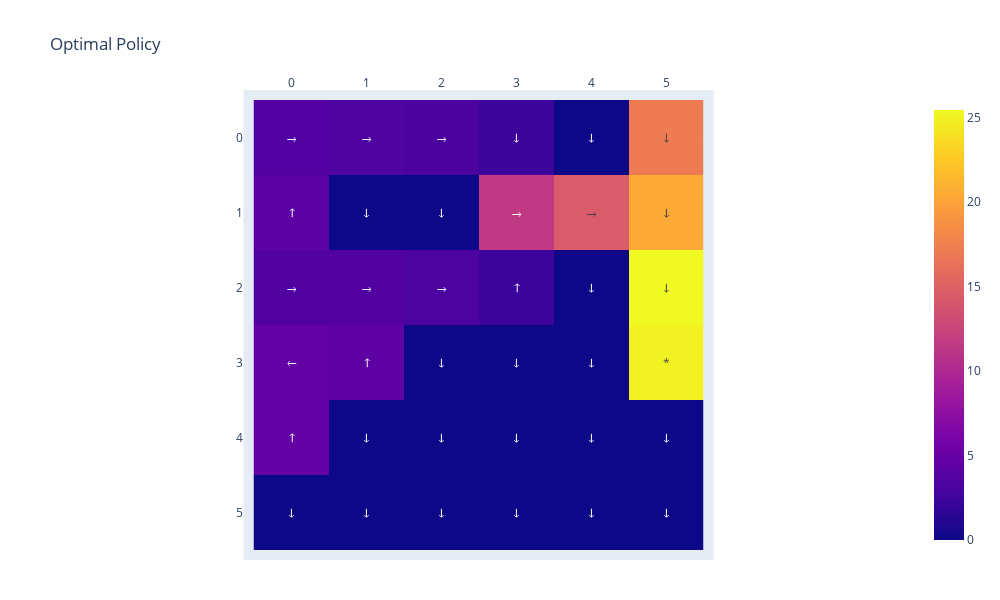

The code cell stored with this chart in its notebook:
### Code cell
rewards_agents = []
for i in range(NO_RUNS):
    all_rewards_Q_learning,qvals = run_algorithms("Q_learning")
    mean_rewards = [sum(episode) for episode in all_rewards_Q_learning]
    rewards_agents.append(mean_rewards)

size = 6
state_values = np.zeros((size, size))
for state in itertools.product(range(size), range(size)):
    state_values[state[0]][state[1]] = max(qvals[state[0]][state[1]][:])

plt.figure()
state_values[3,5] = 25
plot_values(state_values)
plt.show()
actions = [[ACTIONS_NAMES[np.argmax(qvals[i][j][:])] for j in range(6)] for i in range(6)]
actions[3][5] = '*'
fig = go.Figure(data=go.Heatmap(
    z = abs(state_values),
    text = actions,
    texttemplate = '%{text}',
))
fig.update_layout(P_LAYOUT, title=dict(text='Optimal Policy'))
fig.update_xaxes(side='top', constrain='domain')
fig.update_yaxes(autorange='reversed', scaleanchor='x')
actions
fig.show()

### Figure 1 — Plotly figure (JSON) as saved in the notebook; plotly's stock layout.template omitted (floating-point values rounded to 4 significant figures)
{"data": [{"text": [["→", "→", "→", "↓", "↓", "↓"], ["↑", "↓", "↓", "→", "→", "↓"], ["→", "→", "→", "↑", "↓", "↓"], ["←", "↑", "↓", "↓", "↓", "*"], ["↑", "↓", "↓", "↓", "↓", "↓"], ["↓", "↓", "↓", "↓", "↓", "↓"]], "texttemplate": "%{text}", "type": "heatmap", "z": [[3.619, 3.392, 3.149, 2.334, 0, 17.12], [4.287, 0, 0, 11.47, 14.43, 20.54], [3.687, 3.602, 3.276, 2.331, 0, 25.44], [4.692, 4.451, 0, 0, 0, 25], [4.776, 0, 0, 0, 0, 0], [0, 0, 0, 0, 0, 0]]}], "layout": {"autosize": false, "height": 600, "margin": {"b": 50, "l": 50, "pad": 10, "r": 50, "t": 100}, "title": {"text": "Optimal Policy"}, "width": 1000, "xaxis": {"constrain": "domain", "side": "top"}, "yaxis": {"autorange": "reversed", "scaleanchor": "x"}}}
